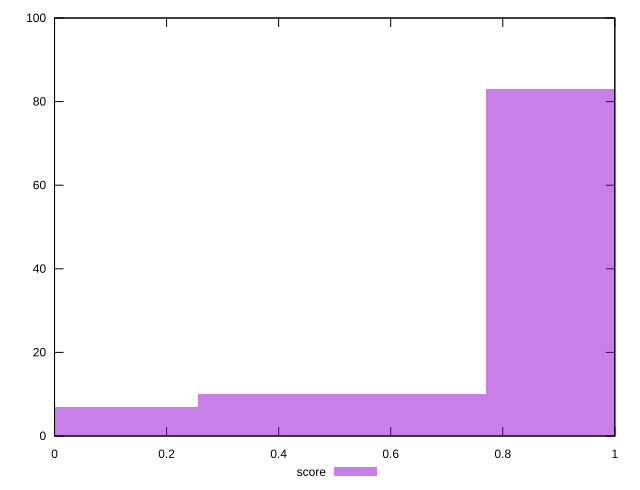

Write gnuplot code to recreate this figure.
reset

$score <<EOF
0 7
1.026591432515271 83
0.5132957162576355 10
EOF

set key outside below
set boxwidth 0.5132957162576355
set xrange [0:1]
set yrange [0:100]
set trange [0:100]
set style fill transparent solid 0.5 noborder
set terminal svg size 640, 490 enhanced background rgb 'white'
set output "report_00019_2021-02-10T18-14-37.922Z//estimated-input-latency/samples/pages/score/histogram.svg"

plot $score title "score" with boxes

reset
